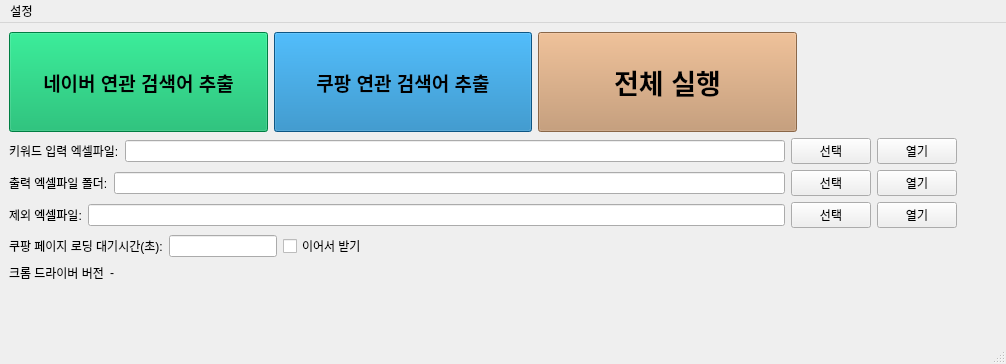
<?xml version="1.0" encoding="UTF-8"?>
<ui version="4.0">
 <class>MainWindow</class>
 <widget class="QMainWindow" name="MainWindow">
  <property name="geometry">
   <rect>
    <x>0</x>
    <y>0</y>
    <width>1006</width>
    <height>364</height>
   </rect>
  </property>
  <property name="windowTitle">
   <string>MainWindow</string>
  </property>
  <widget class="QWidget" name="centralwidget">
   <layout class="QVBoxLayout" name="verticalLayout_2">
    <item>
     <layout class="QVBoxLayout" name="verticalLayout" stretch="1,0,0,0,0,0,0">
      <item>
       <layout class="QHBoxLayout" name="horizontalLayout_15">
        <item>
         <widget class="QPushButton" name="pushButton_5">
          <property name="sizePolicy">
           <sizepolicy hsizetype="Minimum" vsizetype="Fixed">
            <horstretch>1</horstretch>
            <verstretch>0</verstretch>
           </sizepolicy>
          </property>
          <property name="minimumSize">
           <size>
            <width>0</width>
            <height>100</height>
           </size>
          </property>
          <property name="font">
           <font>
            <pointsize>14</pointsize>
            <bold>true</bold>
           </font>
          </property>
          <property name="autoFillBackground">
           <bool>false</bool>
          </property>
          <property name="styleSheet">
           <string notr="true">padding-left: 15px;
padding-right: 15px;
padding-top: 1px;
padding-bottom: 1px;
background:rgb(0, 176, 94);</string>
          </property>
          <property name="text">
           <string>네이버 연관 검색어 추출</string>
          </property>
         </widget>
        </item>
        <item>
         <widget class="QPushButton" name="pushButton_7">
          <property name="sizePolicy">
           <sizepolicy hsizetype="Minimum" vsizetype="Fixed">
            <horstretch>1</horstretch>
            <verstretch>0</verstretch>
           </sizepolicy>
          </property>
          <property name="minimumSize">
           <size>
            <width>0</width>
            <height>100</height>
           </size>
          </property>
          <property name="font">
           <font>
            <pointsize>14</pointsize>
            <bold>true</bold>
           </font>
          </property>
          <property name="autoFillBackground">
           <bool>false</bool>
          </property>
          <property name="styleSheet">
           <string notr="true">padding-left: 15px;
padding-right: 15px;
padding-top: 1px;
padding-bottom: 1px;
background:rgb(18, 121, 185);</string>
          </property>
          <property name="text">
           <string>쿠팡 연관 검색어 추출</string>
          </property>
         </widget>
        </item>
        <item>
         <widget class="QPushButton" name="pushButton_8">
          <property name="sizePolicy">
           <sizepolicy hsizetype="Minimum" vsizetype="Fixed">
            <horstretch>1</horstretch>
            <verstretch>0</verstretch>
           </sizepolicy>
          </property>
          <property name="minimumSize">
           <size>
            <width>0</width>
            <height>100</height>
           </size>
          </property>
          <property name="font">
           <font>
            <pointsize>20</pointsize>
            <bold>true</bold>
           </font>
          </property>
          <property name="autoFillBackground">
           <bool>false</bool>
          </property>
          <property name="styleSheet">
           <string notr="true">padding-left: 15px;
padding-right: 15px;
padding-top: 1px;
padding-bottom: 1px;
background:rgb(193, 144, 101);
</string>
          </property>
          <property name="text">
           <string>전체 실행</string>
          </property>
         </widget>
        </item>
        <item>
         <spacer name="horizontalSpacer_7">
          <property name="orientation">
           <enum>Qt::Orientation::Horizontal</enum>
          </property>
          <property name="sizeHint" stdset="0">
           <size>
            <width>200</width>
            <height>20</height>
           </size>
          </property>
         </spacer>
        </item>
       </layout>
      </item>
      <item>
       <layout class="QHBoxLayout" name="horizontalLayout_4" stretch="0,0,0,0,0">
        <property name="spacing">
         <number>6</number>
        </property>
        <property name="sizeConstraint">
         <enum>QLayout::SizeConstraint::SetDefaultConstraint</enum>
        </property>
        <item>
         <widget class="QLabel" name="label_15">
          <property name="text">
           <string>키워드 입력 엑셀파일:</string>
          </property>
         </widget>
        </item>
        <item>
         <widget class="QLineEdit" name="lineEdit_9">
          <property name="sizePolicy">
           <sizepolicy hsizetype="Expanding" vsizetype="Fixed">
            <horstretch>1</horstretch>
            <verstretch>0</verstretch>
           </sizepolicy>
          </property>
         </widget>
        </item>
        <item>
         <widget class="QPushButton" name="pushButton">
          <property name="text">
           <string>선택</string>
          </property>
         </widget>
        </item>
        <item>
         <widget class="QPushButton" name="pushButton_2">
          <property name="text">
           <string>열기</string>
          </property>
         </widget>
        </item>
        <item>
         <spacer name="horizontalSpacer_4">
          <property name="orientation">
           <enum>Qt::Orientation::Horizontal</enum>
          </property>
          <property name="sizeHint" stdset="0">
           <size>
            <width>40</width>
            <height>20</height>
           </size>
          </property>
         </spacer>
        </item>
       </layout>
      </item>
      <item>
       <layout class="QHBoxLayout" name="horizontalLayout_5" stretch="0,0,0,0,0">
        <property name="spacing">
         <number>6</number>
        </property>
        <property name="sizeConstraint">
         <enum>QLayout::SizeConstraint::SetDefaultConstraint</enum>
        </property>
        <item>
         <widget class="QLabel" name="label_16">
          <property name="sizePolicy">
           <sizepolicy hsizetype="Preferred" vsizetype="Ignored">
            <horstretch>0</horstretch>
            <verstretch>0</verstretch>
           </sizepolicy>
          </property>
          <property name="text">
           <string>출력 엑셀파일 폴더:</string>
          </property>
         </widget>
        </item>
        <item>
         <widget class="QLineEdit" name="lineEdit">
          <property name="sizePolicy">
           <sizepolicy hsizetype="Expanding" vsizetype="Fixed">
            <horstretch>1</horstretch>
            <verstretch>0</verstretch>
           </sizepolicy>
          </property>
         </widget>
        </item>
        <item>
         <widget class="QPushButton" name="pushButton_3">
          <property name="text">
           <string>선택</string>
          </property>
         </widget>
        </item>
        <item>
         <widget class="QPushButton" name="pushButton_4">
          <property name="text">
           <string>열기</string>
          </property>
         </widget>
        </item>
        <item>
         <spacer name="horizontalSpacer_5">
          <property name="orientation">
           <enum>Qt::Orientation::Horizontal</enum>
          </property>
          <property name="sizeHint" stdset="0">
           <size>
            <width>40</width>
            <height>20</height>
           </size>
          </property>
         </spacer>
        </item>
       </layout>
      </item>
      <item>
       <layout class="QHBoxLayout" name="horizontalLayout_6" stretch="0,0,0,0,0">
        <property name="spacing">
         <number>6</number>
        </property>
        <property name="sizeConstraint">
         <enum>QLayout::SizeConstraint::SetDefaultConstraint</enum>
        </property>
        <item>
         <widget class="QLabel" name="label_17">
          <property name="text">
           <string>제외 엑셀파일:</string>
          </property>
         </widget>
        </item>
        <item>
         <widget class="QLineEdit" name="lineEdit_2">
          <property name="sizePolicy">
           <sizepolicy hsizetype="Expanding" vsizetype="Fixed">
            <horstretch>1</horstretch>
            <verstretch>0</verstretch>
           </sizepolicy>
          </property>
         </widget>
        </item>
        <item>
         <widget class="QPushButton" name="pushButton_6">
          <property name="text">
           <string>선택</string>
          </property>
         </widget>
        </item>
        <item>
         <widget class="QPushButton" name="pushButton_9">
          <property name="text">
           <string>열기</string>
          </property>
         </widget>
        </item>
        <item>
         <spacer name="horizontalSpacer_6">
          <property name="orientation">
           <enum>Qt::Orientation::Horizontal</enum>
          </property>
          <property name="sizeHint" stdset="0">
           <size>
            <width>40</width>
            <height>20</height>
           </size>
          </property>
         </spacer>
        </item>
       </layout>
      </item>
      <item>
       <layout class="QHBoxLayout" name="horizontalLayout_2">
        <item>
         <widget class="QLabel" name="label_11">
          <property name="text">
           <string>쿠팡 페이지 로딩 대기시간(초):</string>
          </property>
         </widget>
        </item>
        <item>
         <widget class="QLineEdit" name="lineEdit_7">
          <property name="sizePolicy">
           <sizepolicy hsizetype="Fixed" vsizetype="Fixed">
            <horstretch>0</horstretch>
            <verstretch>0</verstretch>
           </sizepolicy>
          </property>
         </widget>
        </item>
        <item>
         <widget class="QCheckBox" name="checkBox">
          <property name="text">
           <string>이어서 받기</string>
          </property>
         </widget>
        </item>
        <item>
         <spacer name="horizontalSpacer_2">
          <property name="orientation">
           <enum>Qt::Orientation::Horizontal</enum>
          </property>
          <property name="sizeHint" stdset="0">
           <size>
            <width>40</width>
            <height>20</height>
           </size>
          </property>
         </spacer>
        </item>
       </layout>
      </item>
      <item>
       <layout class="QHBoxLayout" name="horizontalLayout_14">
        <item>
         <widget class="QLabel" name="label_12">
          <property name="sizePolicy">
           <sizepolicy hsizetype="Preferred" vsizetype="Preferred">
            <horstretch>0</horstretch>
            <verstretch>0</verstretch>
           </sizepolicy>
          </property>
          <property name="text">
           <string>크롬 드라이버 버전</string>
          </property>
         </widget>
        </item>
        <item>
         <widget class="QLabel" name="label_13">
          <property name="sizePolicy">
           <sizepolicy hsizetype="Preferred" vsizetype="Preferred">
            <horstretch>1</horstretch>
            <verstretch>0</verstretch>
           </sizepolicy>
          </property>
          <property name="text">
           <string>-</string>
          </property>
         </widget>
        </item>
       </layout>
      </item>
      <item>
       <spacer name="verticalSpacer">
        <property name="orientation">
         <enum>Qt::Orientation::Vertical</enum>
        </property>
        <property name="sizeHint" stdset="0">
         <size>
          <width>20</width>
          <height>40</height>
         </size>
        </property>
       </spacer>
      </item>
     </layout>
    </item>
   </layout>
  </widget>
  <widget class="QMenuBar" name="menubar">
   <property name="geometry">
    <rect>
     <x>0</x>
     <y>0</y>
     <width>1006</width>
     <height>33</height>
    </rect>
   </property>
   <property name="autoFillBackground">
    <bool>true</bool>
   </property>
   <widget class="QMenu" name="menuSetting">
    <property name="title">
     <string>설정</string>
    </property>
    <addaction name="action"/>
   </widget>
   <addaction name="menuSetting"/>
  </widget>
  <widget class="QStatusBar" name="statusbar"/>
  <action name="actionCategory">
   <property name="text">
    <string>Category</string>
   </property>
  </action>
  <action name="action">
   <property name="text">
    <string>카테고리</string>
   </property>
  </action>
 </widget>
 <resources/>
 <connections/>
</ui>
